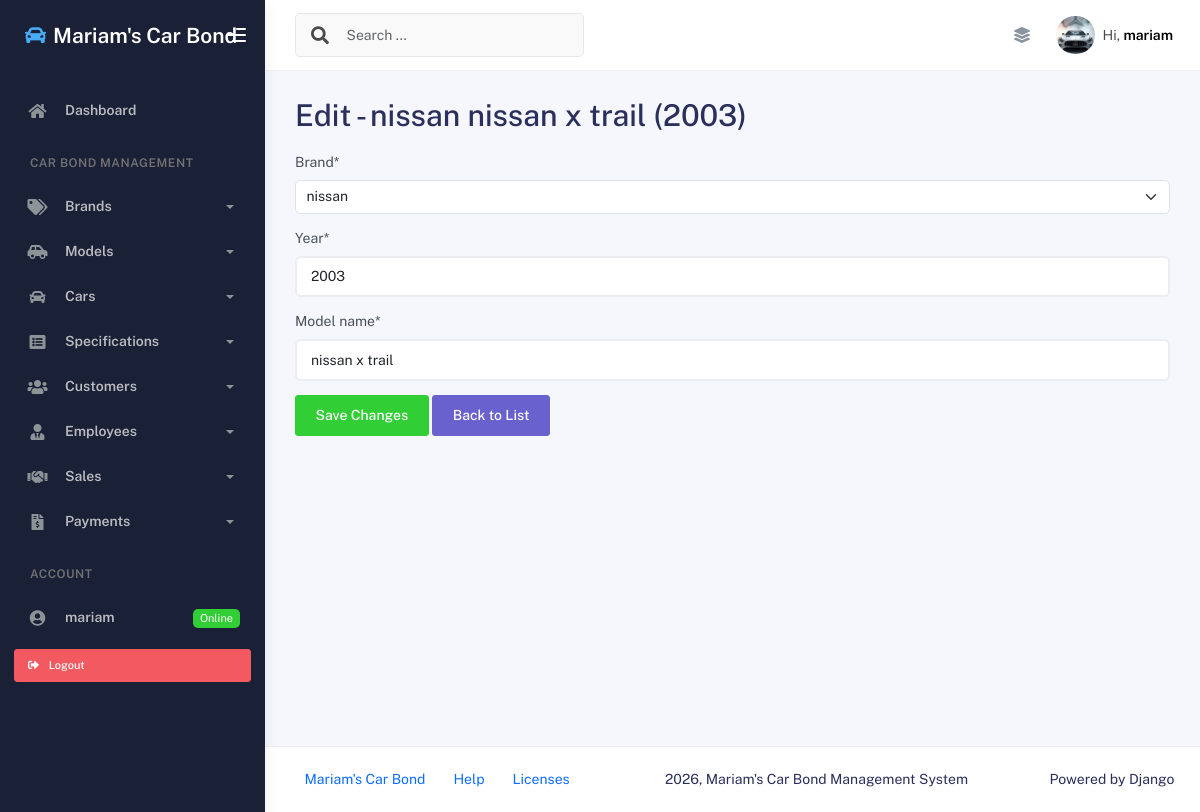
Screenshot of /edit_model/2/ (signed in) with the database file from the repository.
### App/models.py (models this page shows)
class Model(models.Model):
    brand = models.ForeignKey(Brand, on_delete=models.CASCADE)
    year = models.PositiveIntegerField()
    model_name = models.CharField(max_length=50)
    def __str__(self):
        return f"{self.brand.brand_name} {self.model_name} ({self.year})"

class Brand(models.Model):
    brand_name = models.CharField(max_length=50)
    def __str__(self):
        return self.brand_name

### App/views.py (the view)
# urls.py: path('edit_model/<int:model_id>/', edit_model_view, name='edit_model_page'),
@login_required
def edit_model_view(req, model_id):
    model = get_object_or_404(Model, id=model_id)
    if req.method == "POST":
        model_form = ModelForm(req.POST, instance=model)
        if model_form.is_valid():
            model_form.save()
            message = "Changes saved Successfully!"
        else:
            message = "Form has Invalid data"
    else:
        model_form = ModelForm(instance=model)
        message = None
    context = {'form': model_form, 'model': model, 'msg': message}
    return render(req, "edit_model.html", context)

### App/forms.py
class ModelForm(DjangoModelForm):
    class Meta:
        model = Model
        fields = ("brand", "year", "model_name")

### App/templates/edit_model.html (shortened to what this page needs)
{% extends 'base.html' %}
{% load crispy_forms_tags %}
{% block content %}
    <h1>Edit - {{ model }}</h1>
    <form method="POST" class="mt-3">
        {{ form|crispy }}
        <input type="submit" value="Save Changes" class="btn btn-success">
        <a href="{% url 'add_model_page' %}" class="btn btn-secondary">Back to List</a>
    </form>
{% endblock content %}

### App/templates/base.html (shortened to what this page needs)
{% load static %}
<!DOCTYPE html>
<html lang="en">
<head>
    <link rel="stylesheet" href="{% static 'assets/css/bootstrap.min.css' %}" />
    <link rel="stylesheet" href="{% static 'assets/css/plugins.min.css' %}" />
    <link rel="stylesheet" href="{% static 'assets/css/kaiadmin.min.css' %}" />
</head>
<body>
    <div class="wrapper">
      <div class="sidebar" data-background-color="dark">
        <div class="sidebar-logo">
          <div class="logo-header" data-background-color="dark">
            <a href="{% url 'index_page' %}" class="logo text-white text-decoration-none d-flex align-items-center">
              <i class="fas fa-car text-info me-2 fs-4"></i>
              <span class="fw-bold fs-4 text-white">Mariam's Car Bond</span>
            </a>
            <div class="nav-toggle">
              <button class="btn btn-toggle toggle-sidebar">
                <i class="gg-menu-right"></i>
              </button>
            </div>
          </div>
        </div>
        <div class="sidebar-wrapper scrollbar scrollbar-inner">
          <div class="sidebar-content">
            <ul class="nav nav-secondary">
              <li class="nav-item">
                <a href="{% url 'index_page' %}">
                  <i class="fas fa-home"></i>
                  <p>Dashboard</p>
                </a>
              </li>
              <li class="nav-section">
                <h4 class="text-section">Car Bond Management</h4>
              </li>
              <li class="nav-item">
                <a data-bs-toggle="collapse" href="#brandsMenu">
                  <i class="fas fa-tags"></i>
                  <p>Brands</p>
                  <span class="caret"></span>
                </a>
              </li>
              <li class="nav-item">
                <a data-bs-toggle="collapse" href="#modelsMenu">
                  <i class="fas fa-car-side"></i>
                  <p>Models</p>
                  <span class="caret"></span>
                </a>
              </li>
              <li class="nav-item">
                <a data-bs-toggle="collapse" href="#carsMenu">
                  <i class="fas fa-car"></i>
                  <p>Cars</p>
                  <span class="caret"></span>
                </a>
              </li>
              <li class="nav-item">
                <a data-bs-toggle="collapse" href="#specsMenu">
                  <i class="fas fa-list-alt"></i>
                  <p>Specifications</p>
                  <span class="caret"></span>
                </a>
              </li>
              <li class="nav-item">
                <a data-bs-toggle="collapse" href="#customersMenu">
                  <i class="fas fa-users"></i>
                  <p>Customers</p>
                  <span class="caret"></span>
                </a>
              </li>
              <li class="nav-item">
                <a data-bs-toggle="collapse" href="#employeesMenu">
                  <i class="fas fa-user-tie"></i>
                  <p>Employees</p>
                  <span class="caret"></span>
                </a>
              </li>
              <li class="nav-item">
                <a data-bs-toggle="collapse" href="#salesMenu">
                  <i class="fas fa-handshake"></i>
                  <p>Sales</p>
                  <span class="caret"></span>
                </a>
              </li>
              <li class="nav-item">
                <a data-bs-toggle="collapse" href="#paymentsMenu">
                  <i class="fas fa-file-invoice-dollar"></i>
                  <p>Payments</p>
                  <span class="caret"></span>
                </a>
              </li>
              <li class="nav-section">
                <h4 class="text-section">Account</h4>
              </li>
              {% if user.is_authenticated %}
                <li class="nav-item">
                  <a href="#">
                    <i class="fas fa-user-circle"></i>
                    <p>{{ user.username }}</p>
                    <span class="badge badge-success">Online</span>
                  </a>
                </li>
                <li class="nav-item px-3 py-2">
                  <form method="POST" action="{% url 'logout' %}">
                    <button type="submit" class="btn btn-danger btn-sm w-100 text-start">
                      <i class="fas fa-sign-out-alt me-2"></i> Logout
                    </button>
                  </form>
                </li>
              {% endif %}
            </ul>
          </div>
        </div>
      </div>
      <div class="main-panel">
        <div class="main-header">
          <nav
            class="navbar navbar-header navbar-header-transparent navbar-expand-lg border-bottom"
          >
            <div class="container-fluid">
              <nav
                class="navbar navbar-header-left navbar-expand-lg navbar-form nav-search p-0 d-none d-lg-flex"
              >
                <div class="input-group">
                  <div class="input-group-prepend">
                    <button type="submit" class="btn btn-search pe-1">
                      <i class="fa fa-search search-icon"></i>
                    </button>
                  </div>
                  <input
                    type="text"
                    placeholder="Search ..."
                    class="form-control"
                  />
                </div>
              </nav>
              <ul class="navbar-nav topbar-nav ms-md-auto align-items-center">
                <li class="nav-item topbar-icon dropdown hidden-caret">
                  <a
                    class="nav-link"
                    data-bs-toggle="dropdown"
                    href="#"
                    aria-expanded="false"
                  >
                    <i class="fas fa-layer-group"></i>
                  </a>
                </li>
                <li class="nav-item topbar-user dropdown hidden-caret">
                  <a
                    class="dropdown-toggle profile-pic"
                    data-bs-toggle="dropdown"
                    href="#"
                    aria-expanded="false"
                  >
                    <div class="avatar-sm">
                      <img
                        src="{% static 'assets/img/car.jpg.jpg' %}"
                        alt="Car profile image"
                        class="avatar-img rounded-circle"
                      />
                    </div>
                    <span class="profile-username">
                      <span class="op-7">Hi,</span>
                      <span class="fw-bold">{{ user.username|default:"Guest" }}</span>
                    </span>
                  </a>
                </li>
              </ul>
            </div>
          </nav>
        </div>
        <div class="container">
          <div class="page-inner">
            {% block content %}
            {% endblock content %}
          </div>
        </div>
        <footer class="footer">
          <div class="container-fluid d-flex justify-content-between">
            <nav class="pull-left">
              <ul class="nav">
                <li class="nav-item">
                  <a class="nav-link" href="{% url 'index_page' %}">
                    Mariam's Car Bond
                  </a>
                </li>
                <li class="nav-item">
                  <a class="nav-link" href="#"> Help </a>
                </li>
                <li class="nav-item">
                  <a class="nav-link" href="#"> Licenses </a>
                </li>
              </ul>
            </nav>
            <div class="copyright">
              2026, Mariam's Car Bond Management System
            </div>
            <div>
              Powered by Django
            </div>
          </div>
        </footer>
      </div>
    </div>
</body>
</html>

### rows the page displays
Model: brand+model_name+year "nissan nissan x trail (2003)", brand "nissan", year "2003", model_name "nissan x trail"

### other values shown
{{ user.username }} "mariam"
{{ user.username|default:"Guest" }} "mariam"
